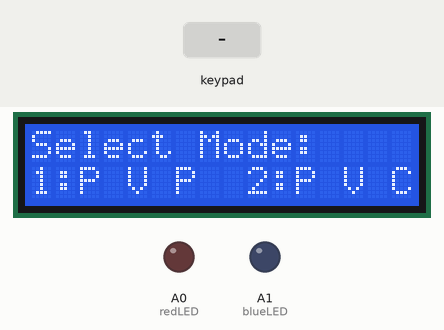
The sketch below on a simulated Arduino Uno, built with avr-gcc and run on an emulated ATmega328P. Parts: 16×2 character LCD, output pins drawn as LEDs (lit = HIGH). Dashed ring = blinking. The test bench sets the inputs (shaded band). Random numbers use the default seed unless the sketch sets one.

Above: at 3.2 s.
3.3 s: keypad keys 1 3 9 7 pressed 0.4 s apart
At 5.2 s:
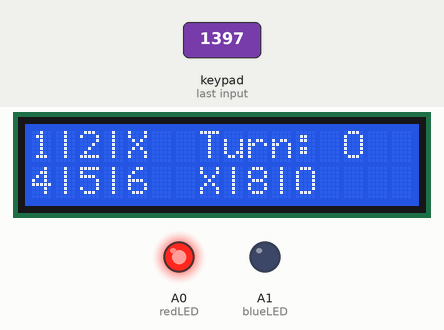
6.4 s: key '1' pressed
At 6.9 s:
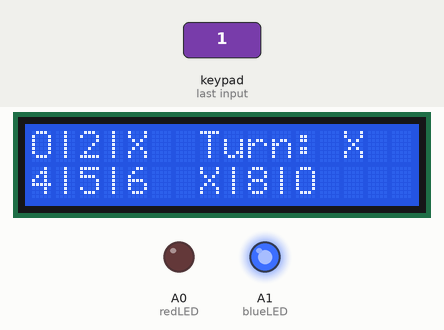
7.9 s: key '5' pressed
At 8.4 s:
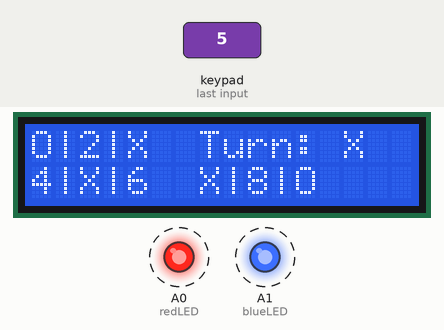
10.0 s: key '2' pressed
At 10.7 s:
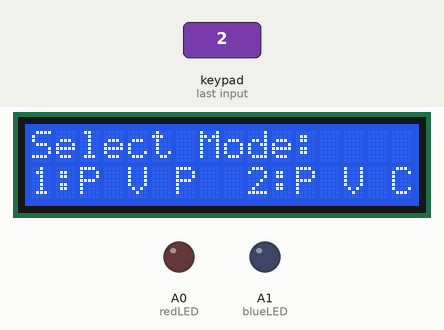
Timing chart, 0 to 12.5 s (numbered marks = the images above; inputs shaded):
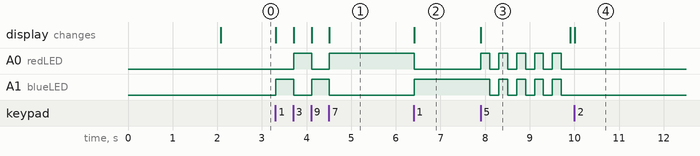

Measured:
- after the input at 3.3 s, A0 (redLED): LOW → HIGH after 0.41 s, → LOW 0.40 s later, → HIGH 0.39 s later; A1 (blueLED): alternates HIGH for 0.40 s and LOW for 0.40 s, 4 changes in all, then stays LOW, starting at once; the display: first changes at once (image 1 shows a later state)
- after the input at 6.4 s, A0 (redLED): HIGH → LOW at once; A1 (blueLED): LOW → HIGH at once; the display: changes at once (image 2)
- after the input at 7.9 s, A0 (redLED): alternates HIGH for 0.20 s and LOW for 0.20 s, starting at once; A1 (blueLED): alternates HIGH for 0.20 s and LOW for 0.20 s, starting after 0.21 s; the display: changes at once (image 3)
- after the input at 10.0 s, the display: changes at once (image 4)

The sketch:

TicTacToe_Arduino.ino
```cpp
#include <LiquidCrystal.h>
#include <Keypad.h>
// LCD Connections: RS, E, D4, D5, D6, D7
LiquidCrystal lcd(12, 11, 5, 4, 3, 2);

const byte ROWS = 3;
const byte COLS = 3;
char keys[ROWS][COLS] = {
  {'1','2','3'},
  {'4','5','6'},
  {'7','8','9'}
};
// Keypad Pins: Rows to 10, 9, 8 | Cols to 7, 6, 13
byte rowPins[ROWS] = {10, 9, 8};
byte colPins[COLS] = {7, 6, 13};

Keypad keypad = Keypad(makeKeymap(keys), rowPins, colPins, ROWS, COLS);

const int blueLED = A1; // Player X
const int redLED = A0;  // Player O

char board[9];
bool playerX = true;
int moves = 0;
bool gameOver = false;
bool vsComputer = false;
bool gameStarted = false;

void setup() {
  lcd.begin(16, 2);
  pinMode(blueLED, OUTPUT);
  pinMode(redLED, OUTPUT);
  randomSeed(analogRead(A5));// Use noise for random AI moves

  lcd.clear();
  lcd.setCursor(2, 0);
  lcd.print("TIC-TAC-TOE");
  lcd.setCursor(4, 1);
  lcd.print("WELCOME!");
  delay(2000);
  selectMode();
}

void selectMode() {
  digitalWrite(blueLED, LOW);
  digitalWrite(redLED, LOW);
  lcd.clear();
  lcd.setCursor(0, 0);
  lcd.print("Select Mode:");
  lcd.setCursor(0, 1);
  lcd.print("1:P V P  2:P V C");
  gameStarted = false;
}

void resetGame() {
  // Fill board with numbers 1-9
  for(int i=0; i<9; i++) board[i] = (char)(i + '1');
  playerX = true;
  moves = 0;
  gameOver = false;
  gameStarted = true;
  updateDisplay();
}

void updateDisplay() {
  lcd.clear();
  lcd.setCursor(0, 0);
  lcd.print(board[0]); lcd.print("|"); lcd.print(board[1]); lcd.print("|"); lcd.print(board[2]);
  lcd.print("  Turn: ");
  lcd.print(playerX ? 'X' : 'O');

  lcd.setCursor(0, 1);
  lcd.print(board[3]); lcd.print("|"); lcd.print(board[4]); lcd.print("|"); lcd.print(board[5]);
  lcd.print("  "); lcd.print(board[6]); lcd.print("|"); lcd.print(board[7]); lcd.print("|"); lcd.print(board[8]);
  // Toggle LEDs based on turn
  if (playerX) {
    digitalWrite(blueLED, HIGH);
    digitalWrite(redLED, LOW);
  } else {
    digitalWrite(blueLED, LOW);
    digitalWrite(redLED, HIGH);
  }
}

void blinkLEDs() {
  for(int i=0; i<5; i++) {
    digitalWrite(blueLED, HIGH); digitalWrite(redLED, HIGH);
    delay(200);
    digitalWrite(blueLED, LOW); digitalWrite(redLED, LOW);
    delay(200);
  }
}

void computerMove() {
  if (gameOver) return;

  // AI: Win
  for(int i=0; i<9; i++) {
    if(board[i] != 'X' && board[i] != 'O') {
      char temp = board[i]; board[i] = 'O';
      if(checkWinner()) { moves++; return; }
      board[i] = temp;
    }
  }
  // AI: Block
  for(int i=0; i<9; i++) {
    if(board[i] != 'X' && board[i] != 'O') {
      char temp = board[i]; board[i] = 'X';
      if(checkWinner()) { board[i] = 'O'; moves++; return; }
      board[i] = temp;
    }
  }
  // AI: Random
  int r;
  do { r = random(0, 9); } while(board[r] == 'X' || board[r] == 'O');
  board[r] = 'O';
  moves++;
}

void loop() {
  char key = keypad.getKey();

  if (!gameStarted) {
    if (key == '1') { vsComputer = false; resetGame(); }
    if (key == '2') { vsComputer = true; resetGame(); }
    return;
  }

  if (gameOver) {
    if (key) { selectMode(); }
    return;
  }

  if (key) {
    int index = key - '1';// Convert char key to index 0-8
    if (index >= 0 && index < 9 && board[index] != 'X' && board[index] != 'O') {
      board[index] = (playerX) ? 'X' : 'O';
      moves++;

      if (checkWinProcess()) return;

      if (vsComputer) {
        playerX = false;
        updateDisplay();
        delay(600);
        computerMove();
        if (checkWinProcess()) return;
        playerX = true;
      } else {
        playerX = !playerX;
      }
      updateDisplay();
    }
  }
}

bool checkWinProcess() {
  if (checkWinner()) {
    updateDisplay();
    blinkLEDs();
    lcd.clear();
    lcd.setCursor(0,0);
    lcd.print("Winner is: ");
    // Logic: If checkWinner is true, the current player is the winner
    lcd.print(playerX ? 'X' : 'O');
    lcd.setCursor(0,1);
    lcd.print("Key to Restart");
    gameOver = true;
    return true;
  }
  if (moves == 9) {
    updateDisplay();
    lcd.clear();
    lcd.print("Game Draw!");
    lcd.setCursor(0,1);
    lcd.print("Key to Restart");
    gameOver = true;
    return true;
  }
  return false;
}

bool checkWinner() {
  // Check all 8 possible winning combinations
  int winCases[8][3] = {{0,1,2},{3,4,5},{6,7,8},{0,3,6},{1,4,7},{2,5,8},{0,4,8},{2,4,6}};
  for(int i=0; i<8; i++) {
    if(board[winCases[i][0]] == board[winCases[i][1]] && board[winCases[i][1]] == board[winCases[i][2]]) return true;
  }
  return false;
}
```
